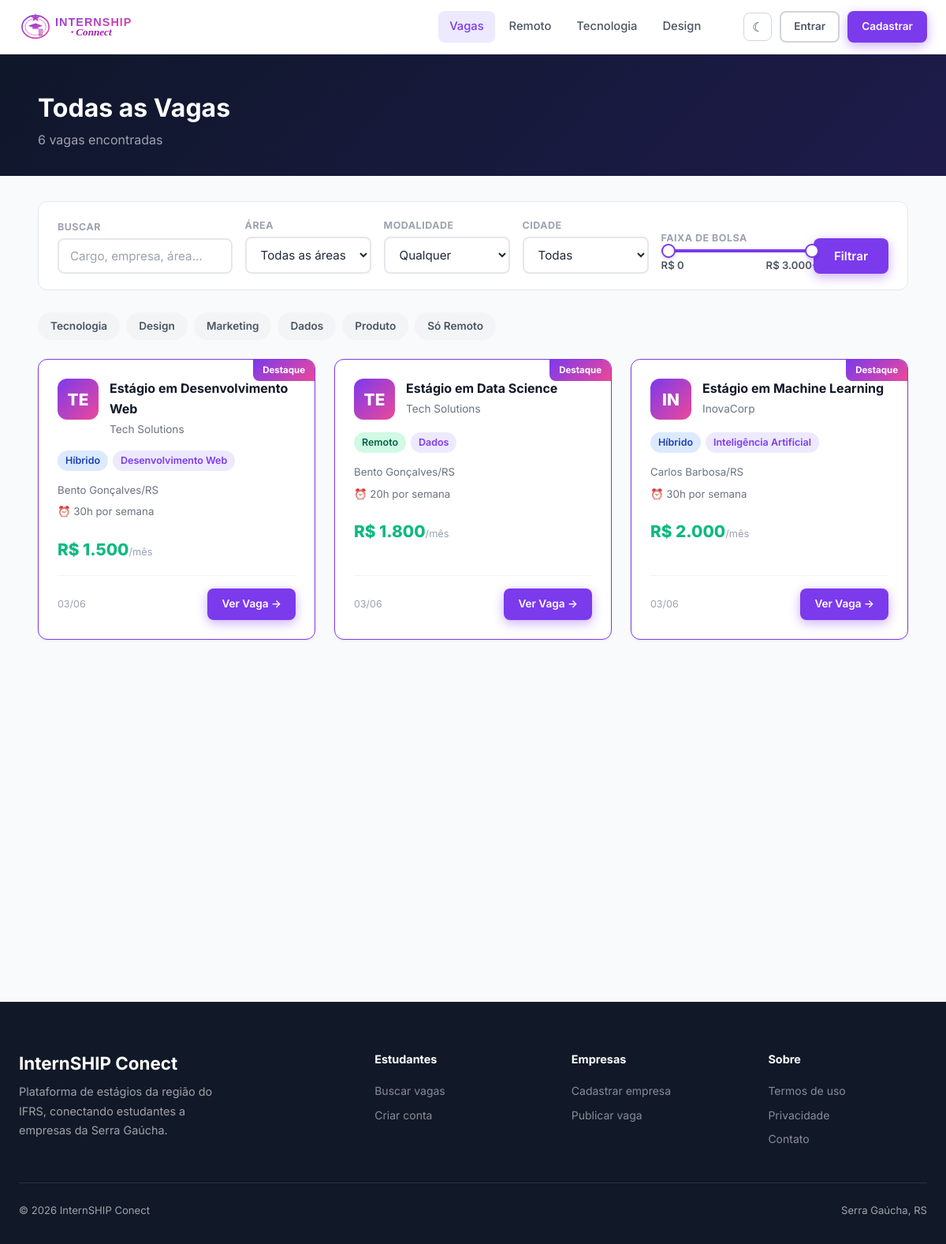
Page /vagas.php on the committed database.
### tables this page shows
CREATE TABLE IF NOT EXISTS empresas (
    id INT AUTO_INCREMENT PRIMARY KEY,
    usuario_id INT NOT NULL UNIQUE,
    nome_empresa VARCHAR(200) NOT NULL,
    cnpj VARCHAR(20),
    descricao TEXT,
    site VARCHAR(255),
    cidade VARCHAR(100),
    estado CHAR(2),
    setor VARCHAR(100),
    logo VARCHAR(255),
    FOREIGN KEY (usuario_id) REFERENCES usuarios(id) ON DELETE CASCADE
);

CREATE TABLE IF NOT EXISTS vagas (
    id INT AUTO_INCREMENT PRIMARY KEY,
    empresa_id INT NOT NULL,
    titulo VARCHAR(200) NOT NULL,
    descricao TEXT NOT NULL,
    requisitos TEXT,
    beneficios TEXT,
    area VARCHAR(100),
    cidade VARCHAR(100),
    estado CHAR(2),
    modalidade ENUM('presencial','remoto','hibrido') DEFAULT 'presencial',
    bolsa DECIMAL(10,2),
    carga_horaria INT,
    ativa TINYINT(1) DEFAULT 1,
    destaque TINYINT(1) DEFAULT 0,
    criado_em TIMESTAMP DEFAULT CURRENT_TIMESTAMP,
    FOREIGN KEY (empresa_id) REFERENCES empresas(id) ON DELETE CASCADE
);

### vagas.php (the view, shortened to what this page needs)
<?php
$db = getDB();
$q = trim($_GET['q'] ?? '');
$area = $_GET['area'] ?? '';
$modalidade = $_GET['modalidade'] ?? '';
$bolsaSliderMin = 0;
$bolsaSliderMax = 3000;
$bolsaSliderStep = 100;
$bolsa_min = max($bolsaSliderMin, (int)($_GET['bolsa_min'] ?? 0));
$bolsa_max = (int)($_GET['bolsa_max'] ?? $bolsaSliderMax);
$page = max(1, (int)($_GET['page'] ?? 1));
$perPage = 12;
$where = ['v.ativa = 1'];
$params = [];
$whereSQL = implode(' AND ', $where);
$stmtCount = $db->prepare("SELECT COUNT(*) FROM vagas v JOIN empresas e ON v.empresa_id = e.id WHERE $whereSQL");
$stmtCount->execute($params);
$total = (int)$stmtCount->fetchColumn();
$offset = ($page - 1) * $perPage;
$stmt = $db->prepare("
    SELECT v.*, e.nome_empresa, e.logo, e.setor
    FROM vagas v
    JOIN empresas e ON v.empresa_id = e.id
    WHERE $whereSQL
    ORDER BY v.destaque DESC, v.criado_em DESC
    LIMIT $perPage OFFSET $offset
");
$stmt->execute($params);
$vagas = $stmt->fetchAll();
function modalidadeBadge($m) {
    return match($m) { 'remoto' => 'badge-green', 'hibrido' => 'badge-blue', default => 'badge-gray' };
}
function modalidadeLabel($m) {
    return match($m) { 'remoto' => 'Remoto', 'hibrido' => 'Híbrido', default => 'Presencial' };
}
include __DIR__ . '/includes/header.php';
?>
<div style="background:linear-gradient(135deg,#0F172A,#1E1B4B);padding:48px 24px 32px;">
  <div class="container">
    <h1 style="color:#fff;font-size:2rem;margin-bottom:8px;">
      <?= $q ? "Resultados para \"" . htmlspecialchars($q) . "\"" : "Todas as Vagas" ?>
    </h1>
    <p style="color:rgba(255,255,255,.6);">
      <?= $total ?> vaga<?= $total !== 1 ? 's' : '' ?> encontrada<?= $total !== 1 ? 's' : '' ?>
    </p>
  </div>
</div>
<div style="background:var(--gray-50);padding:32px 24px 80px;">
  <div class="container">
    <form method="GET" class="filter-bar">
      <div class="filter-group" style="flex:2;">
        <span class="filter-label">Buscar</span>
        <input type="text" name="q" class="form-control" placeholder="Cargo, empresa, área..." value="<?= htmlspecialchars($q) ?>">
      </div>
      <div class="filter-group">
        <span class="filter-label">Área</span>
        <select name="area" class="form-control">
          <option value="">Todas as áreas</option>
        </select>
      </div>
      <div class="filter-group">
        <span class="filter-label">Modalidade</span>
        <select name="modalidade" class="form-control">
          <option value="">Qualquer</option>
        </select>
      </div>
      <div class="filter-group">
        <span class="filter-label">Cidade</span>
        <select name="cidade" class="form-control">
          <option value="">Todas</option>
        </select>
      </div>
      <div class="filter-group" style="flex:1.6;">
        <span class="filter-label">Faixa de bolsa</span>
        <div class="range-slider"
             data-range-slider
             data-min="<?= $bolsaSliderMin ?>"
             data-max="<?= $bolsaSliderMax ?>"
             data-step="<?= $bolsaSliderStep ?>">
          <div class="range-slider-track">
            <div class="range-slider-fill"></div>
          </div>
          <div class="range-slider-values">
            <span class="range-label-min">R$ <?= number_format($bolsa_min, 0, ',', '.') ?></span>
            <span class="range-label-max">R$ <?= number_format($bolsa_max, 0, ',', '.') ?><?= $bolsa_max >= $bolsaSliderMax ? '+' : '' ?></span>
          </div>
        </div>
      </div>
      <div style="display:flex;gap:8px;align-items:flex-end;">
        <button type="submit" class="btn btn-primary">Filtrar</button>
      </div>
    </form>
    <div style="display:flex;gap:8px;margin-bottom:24px;flex-wrap:wrap;">
      <?php foreach (['Tecnologia','Design','Marketing','Dados','Produto'] as $tag): ?>
        <a href="?area=<?= urlencode($tag) ?>" class="badge badge-<?= $area === $tag ? 'purple' : 'gray' ?>" style="padding:7px 16px;font-size:.85rem;cursor:pointer;text-decoration:none;">
          <?= $tag ?>
        </a>
      <?php endforeach; ?>
      <a href="?modalidade=remoto" class="badge badge-<?= $modalidade === 'remoto' ? 'green' : 'gray' ?>" style="padding:7px 16px;font-size:.85rem;cursor:pointer;text-decoration:none;">
        Só Remoto
      </a>
    </div>
    <?php if (empty($vagas)): ?>
      <div class="empty-state">
        <div class="empty-icon"></div>
        <h3>Nenhuma vaga encontrada</h3>
        <p>Tente mudar os filtros ou <a href="/teste/vagas.php">ver todas as vagas</a></p>
      </div>
    <?php else: ?>
      <div class="jobs-grid">
        <?php foreach ($vagas as $v): ?>
        <div class="job-card <?= $v['destaque'] ? 'destaque' : '' ?>">
          <div class="job-card-header">
            <div class="company-logo">
              <?php if ($v['logo']): ?>
                <img src="<?= htmlspecialchars($v['logo']) ?>" alt="">
              <?php else: ?>
                <?= mb_strtoupper(mb_substr($v['nome_empresa'], 0, 2)) ?>
              <?php endif; ?>
            </div>
            <div>
              <div class="job-card-title"><?= htmlspecialchars($v['titulo']) ?></div>
              <div class="job-card-company"><?= htmlspecialchars($v['nome_empresa']) ?></div>
            </div>
          </div>
          <div class="job-card-pills">
            <span class="badge <?= modalidadeBadge($v['modalidade']) ?>"><?= modalidadeLabel($v['modalidade']) ?></span>
            <?php if ($v['area']): ?>
              <span class="badge badge-purple"><?= htmlspecialchars($v['area']) ?></span>
            <?php endif; ?>
          </div>
          <div class="job-card-infos">
            <div class="job-card-info"><?= htmlspecialchars($v['cidade']) ?>/<?= $v['estado'] ?></div>
            <?php if ($v['carga_horaria']): ?>
              <div class="job-card-info">⏰ <?= $v['carga_horaria'] ?>h por semana</div>
            <?php endif; ?>
          </div>
          <?php if ($v['bolsa']): ?>
            <div class="job-card-bolsa">R$ <?= number_format($v['bolsa'], 0, ',', '.') ?><span style="font-size:.8rem;font-weight:400;color:var(--gray-400)">/mês</span></div>
          <?php endif; ?>
          <div class="job-card-footer">
            <span class="job-card-date"><?= date('d/m', strtotime($v['criado_em'])) ?></span>
            <a href="/teste/vaga.php?id=<?= $v['id'] ?>" class="btn btn-primary btn-sm">Ver Vaga →</a>
          </div>
        </div>
        <?php endforeach; ?>
      </div>
    <?php endif; ?>
  </div>
</div>
<?php include __DIR__ . '/includes/footer.php'; ?>

### rows in the picture
empresas: setor "Tecnologia"
vagas: area "Dados", empresa.nome_empresa "TE", titulo "Estágio em Data Science", empresa.nome_empresa "Tech Solutions", modalidade "Remoto", cidade "Bento Gonçalves", estado "RS", carga_horaria "20", bolsa "1.800", criado_em "03/06"
vagas: empresa.nome_empresa "TE", titulo "Estágio em Desenvolvimento Web", empresa.nome_empresa "Tech Solutions", modalidade "Híbrido", area "Desenvolvimento Web", cidade "Bento Gonçalves", estado "RS", carga_horaria "30", bolsa "1.500", criado_em "03/06"
vagas: empresa.nome_empresa "IN", titulo "Estágio em Machine Learning", empresa.nome_empresa "InovaCorp", modalidade "Híbrido", area "Inteligência Artificial", cidade "Carlos Barbosa", estado "RS", carga_horaria "30", bolsa "2.000", criado_em "03/06"

### other values in the picture
$total "6"
$tag "Design"
$tag "Marketing"
$tag "Produto"
